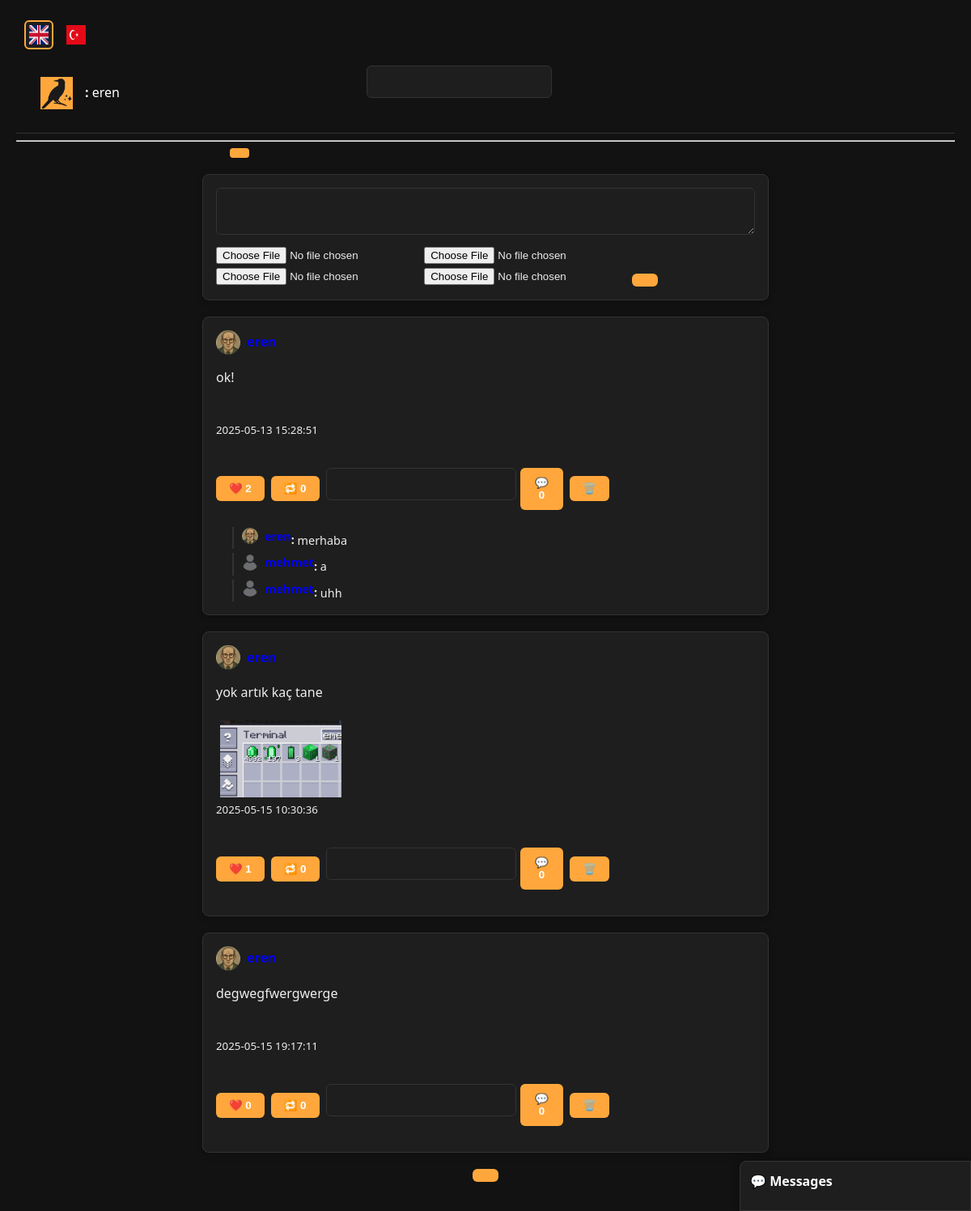
Page /index.php?filter=week (signed in) on the committed database.
### tables this page shows
CREATE TABLE `thoughts` (
  `id` int(11) NOT NULL,
  `user_id` int(11) NOT NULL,
  `content` varchar(280) NOT NULL,
  `created_at` timestamp NOT NULL DEFAULT current_timestamp(),
  `original_thought_id` int(11) DEFAULT NULL,
  `quote_id` int(11) DEFAULT NULL
);

CREATE TABLE `users` (
  `id` int(11) NOT NULL,
  `username` varchar(50) NOT NULL,
  `email` varchar(100) NOT NULL,
  `password` varchar(255) NOT NULL,
  `bio` text DEFAULT NULL,
  `profile_pic` varchar(255) DEFAULT NULL,
  `created_at` timestamp NOT NULL DEFAULT current_timestamp()
);

CREATE TABLE `comments` (
  `id` int(11) NOT NULL,
  `user_id` int(11) NOT NULL,
  `thought_id` int(11) NOT NULL,
  `content` text NOT NULL,
  `created_at` timestamp NOT NULL DEFAULT current_timestamp(),
  `parent_id` int(11) DEFAULT NULL,
  `parent_comment_id` int(11) DEFAULT NULL,
  `deleted` tinyint(1) DEFAULT 0
);

CREATE TABLE `thought_images` (
  `id` int(11) NOT NULL,
  `thought_id` int(11) NOT NULL,
  `image_path` varchar(255) NOT NULL
);

### includes/lang.php (called while the page is built, shortened)
<?php
$lang = $_SESSION['lang'] ?? ($_COOKIE['lang'] ?? 'en');
$lang_file = __DIR__ . '/../lang/' . $lang . '.php';
if (file_exists($lang_file)) {
    $t = require $lang_file;
} else {
    $t = require __DIR__ . '/../lang/en.php';
}

### index.php (the view, shortened to what this page needs)
<?php
require 'config.php';
require 'includes/lang.php';
require 'includes/functions.php';
include 'templates/header.php';
$filter = $_GET['filter'] ?? 'recent';
$offset = isset($_GET['offset']) ? (int) $_GET['offset'] : 0;
$limit = 20;
switch ($filter) {
    case 'week':
        $orderSql = "(SELECT COUNT(*) FROM likes WHERE thought_id = t.id) DESC";
        $whereSql = "WHERE t.created_at >= NOW() - INTERVAL 7 DAY";
        break;
}
?>
<link rel="stylesheet" href="assets/style.css">
<div class="container">
    <div class="tabs">
        <a href="?filter=recent" class="<?= $filter === 'recent' ? 'active' : '' ?>"><?= $t['recent'] ?></a>
        <a href="?filter=week" class="<?= $filter === 'week' ? 'active' : '' ?>"><?= $t['popular_week'] ?></a>
        <a href="?filter=all" class="<?= $filter === 'all' ? 'active' : '' ?>"><?= $t['popular_all'] ?></a>
    </div>
    <form method="POST" action="thought/create.php" enctype="multipart/form-data" class="card">
        <textarea name="content" placeholder="<?= $t['whats_on_your_mind'] ?>" maxlength="280" required></textarea>
        <input type="file" name="image1" accept="image/*">
        <input type="file" name="image2" accept="image/*">
        <input type="file" name="image3" accept="image/*">
        <input type="file" name="image4" accept="image/*">
        <button type="submit" class="btn"><?= $t['post_button'] ?></button>
    </form>
    <?php
    $stmt = $pdo->prepare("
        SELECT t.*, u.username,
               ot.content AS original_content,
               ou.username AS original_username,
               qt.content AS quote_content,
               qu.username AS quote_user
        FROM thoughts t
        JOIN users u ON t.user_id = u.id
        LEFT JOIN thoughts ot ON t.original_thought_id = ot.id
        LEFT JOIN users ou ON ot.user_id = ou.id
        LEFT JOIN thoughts qt ON t.quote_id = qt.id
        LEFT JOIN users qu ON qt.user_id = qu.id
        $whereSql
        ORDER BY $orderSql
        LIMIT $limit OFFSET $offset
    ");
    $stmt->execute();
    $thoughts = $stmt->fetchAll();
    foreach ($thoughts as $thought):
        $target_id = $thought['original_thought_id'] ?: $thought['id'];
        $likeCount = $pdo->query("SELECT COUNT(*) FROM likes WHERE thought_id = $target_id")->fetchColumn();
        $repostCount = $pdo->query("SELECT COUNT(*) FROM thoughts WHERE original_thought_id = $target_id")->fetchColumn();
        $quoteCount = $pdo->query("SELECT COUNT(*) FROM thoughts WHERE quote_id = $target_id")->fetchColumn();
    ?>
    <div onclick="openModal(<?= $target_id ?>)" class="card" style="cursor: pointer;">
        <?php if ($thought['original_thought_id']): ?>
            <em><?= $t['reposted_by'] ?> <?= render_user_icon($thought['username'], 20) ?></em><br>
            <?php if ($thought['original_content'] && $thought['original_username']): ?>
                <strong><?= render_user_icon($thought['original_username'], 20) ?></strong><br>
                <p><?= nl2br(htmlspecialchars($thought['original_content'])) ?></p>
            <?php else: ?>
                <p><i><?= $t['post_deleted_or_unavailable'] ?></i></p>
            <?php endif; ?>
        <?php else: ?>
            <strong><?= render_user_icon($thought['username'], 30) ?></strong><br>
            <p><?= nl2br(htmlspecialchars($thought['content'])) ?></p>
            <?php
            $stmt2 = $pdo->prepare("SELECT image_path FROM thought_images WHERE thought_id = ?");
            $stmt2->execute([$thought['id']]);
            foreach ($stmt2->fetchAll() as $img) {
                echo "<img src='uploads/" . htmlspecialchars($img['image_path']) . "' width='150' style='margin: 5px;'>";
            }
            ?>
        <?php endif; ?>
        <br><small><?= $thought['created_at'] ?></small><br><br>
        <div onclick="event.stopPropagation();" style="margin-top: 10px; display: flex; align-items: center; gap: 8px; flex-wrap: wrap;">
            <form method="POST" action="actions/like.php">
                <button type="submit" class="btn">❤️ <?= $likeCount ?></button>
            </form>
            <form method="POST" action="actions/repost.php">
                <button type="submit" class="btn">🔁 <?= $repostCount ?></button>
            </form>
            <?php if (!$thought['quote_id']): ?>
            <form method="POST" action="actions/quote.php" style="display: flex; gap: 5px;">
                <input type="text" name="content" placeholder="<?= $t['quote_placeholder'] ?>" required>
                <button type="submit" class="btn">💬 <?= $quoteCount ?></button>
            </form>
            <?php endif; ?>
            <?php if ($_SESSION['user_id'] == $thought['user_id']): ?>
            <form method="POST" action="actions/delete_thought.php">
                <button type="submit" class="btn">🗑️</button>
            </form>
            <?php endif; ?>
        </div>
        <?php
        $comment_stmt = $pdo->prepare("SELECT comments.content, users.username FROM comments JOIN users ON comments.user_id = users.id WHERE comments.thought_id = ? ORDER BY comments.created_at DESC LIMIT 3");
        $comment_stmt->execute([$target_id]);
        foreach ($comment_stmt->fetchAll() as $comment) {
            echo "<div style='margin-top:5px; margin-left:20px; font-size:0.9em; border-left:2px solid var(--border); padding-left:10px;'>";
            echo "<strong>" . render_user_icon($comment['username'], 20) . ":</strong> " . htmlspecialchars($comment['content']);
            echo "</div>";
        }
        ?>
    </div>
    <?php endforeach; ?>
    <form method="GET" style="text-align: center;">
        <button type="submit" class="btn"><?= $t['load_more'] ?></button>
    </form>
</div>

### includes/functions.php (shortened to what this page needs)
<?php
function render_user_icon($username, $size = 40) {
    global $pdo;
    $stmt = $pdo->prepare("SELECT profile_pic FROM users WHERE username = ?");
    $stmt->execute([$username]);
    $user = $stmt->fetch();
    $img = $user && $user['profile_pic'] ? $user['profile_pic'] : 'default.png';
    $safeUsername = htmlspecialchars($username);
    $escapedImg = htmlspecialchars($img);
    return "<a href='user.php?u={$safeUsername}' style='display: inline-flex; align-items: center; gap: 8px; text-decoration: none;'>
                <img src='uploads/{$escapedImg}' width='{$size}' height='{$size}' style='border-radius:50%; object-fit:cover;'>
                {$safeUsername}
            </a>";
}

### assets/style.css (style rules this page uses)
.container { max-width: 700px; margin: 0 auto; }
.card { background: var(--card); border-radius: 8px; padding: 16px; margin-bottom: 20px; box-shadow: 0 2px 8px rgba(0,0,0,0.25); border: 1px solid var(--border); }
button, .btn { background-color: var(--accent); color: white; border: none; padding: 8px 16px; border-radius: 6px; cursor: pointer; font-weight: 600; transition: background 0.2s; }
input[type="text"], input[type="email"], input[type="password"], textarea { width: 100%; padding: 10px; border-radius: 6px; border: 1px solid var(--border); margin-bottom: 12px; font-size: 16px; background: var(--card); color: var(--text); }
input::placeholder, textarea::placeholder { color: #aaa; }
.tabs { display: flex; gap: 10px; margin-bottom: 20px; }
.tabs a { text-decoration: none; color: var(--text); padding: 6px 12px; border-radius: 4px; transition: background 0.2s; }
.tabs a.active { background-color: var(--accent); color: black; }

### rows in the picture
thoughts: user.profile_pic (picture), content "ok!", created_at "2025-05-13 15:28:51", likeCount "2", repostCount "0", quoteCount "0"
comments: user.profile_pic (picture), content "merhaba"
comments: content "a"
comments: content "uhh"
thoughts: user.profile_pic (picture), content "yok artık kaç tane", created_at "2025-05-15 10:30:36", likeCount "1", repostCount "0", quoteCount "0"
thought_images: image_path (picture)
thoughts: user.profile_pic (picture), content "degwegfwergwerge", created_at "2025-05-15 19:17:11", likeCount "0", repostCount "0", quoteCount "0"

### other values in the picture
$_SESSION['username'] "eren"
$t['direct_messages'] "Messages"
